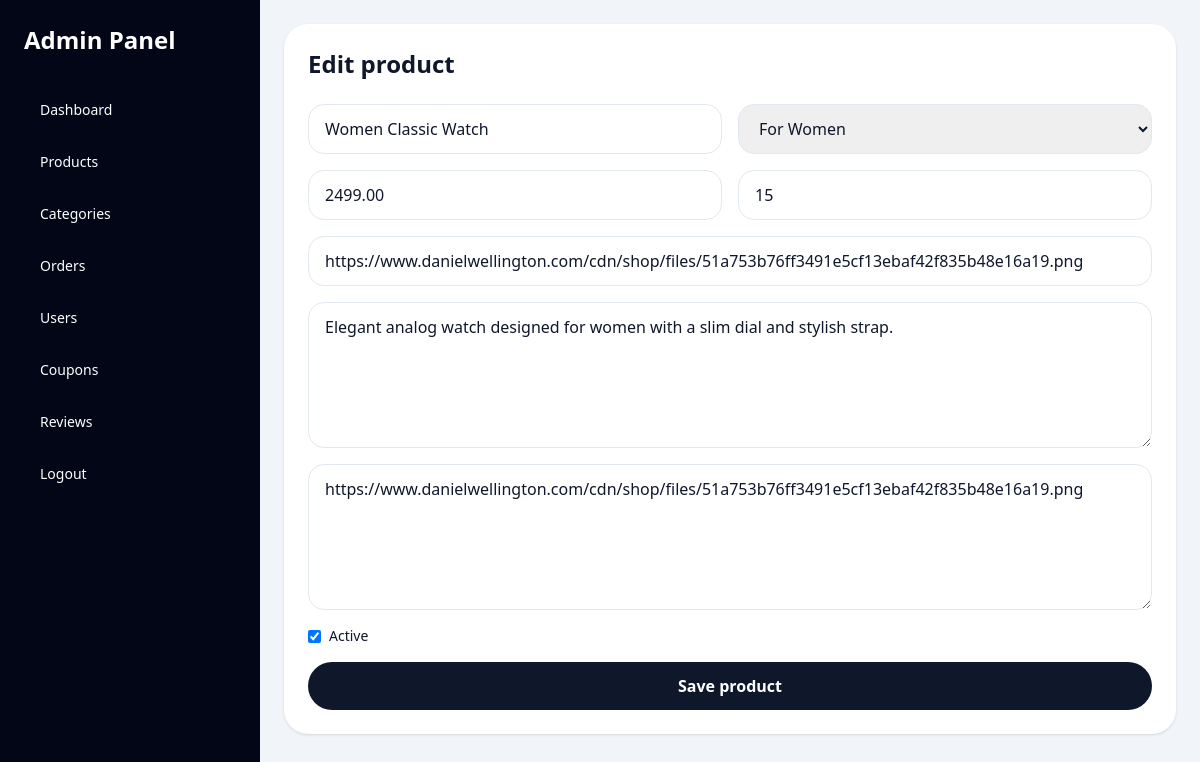
Page /admin/product_form.php?id=1 (signed in) on the committed database.
### tables this page shows
CREATE TABLE IF NOT EXISTS products (
  id INT UNSIGNED AUTO_INCREMENT PRIMARY KEY,
  name VARCHAR(190) NOT NULL,
  description TEXT DEFAULT NULL,
  category_id INT UNSIGNED DEFAULT NULL,
  price DECIMAL(10,2) NOT NULL,
  stock INT UNSIGNED NOT NULL DEFAULT 0,
  image VARCHAR(255) DEFAULT NULL,
  is_active TINYINT(1) NOT NULL DEFAULT 1,
  created_at TIMESTAMP NOT NULL DEFAULT CURRENT_TIMESTAMP,
  KEY idx_products_category (category_id),
  KEY idx_products_active (is_active),
  CONSTRAINT chk_products_price_non_negative CHECK (price >= 0),
  CONSTRAINT fk_products_category
    FOREIGN KEY (category_id) REFERENCES categories(id) ON DELETE SET NULL
);

CREATE TABLE IF NOT EXISTS categories (
  id INT UNSIGNED AUTO_INCREMENT PRIMARY KEY,
  name VARCHAR(120) NOT NULL,
  image VARCHAR(255) DEFAULT NULL,
  created_at TIMESTAMP NOT NULL DEFAULT CURRENT_TIMESTAMP,
  UNIQUE KEY uq_categories_name (name)
);

CREATE TABLE IF NOT EXISTS product_images (
  id INT UNSIGNED AUTO_INCREMENT PRIMARY KEY,
  product_id INT UNSIGNED NOT NULL,
  image_url VARCHAR(255) NOT NULL,
  sort_order INT UNSIGNED NOT NULL DEFAULT 0,
  KEY idx_product_images_product (product_id),
  CONSTRAINT fk_product_images_product
    FOREIGN KEY (product_id) REFERENCES products(id) ON DELETE CASCADE
);

### config/database.php (called while the page is built, shortened)
<?php
function db(): PDO
{
    static $pdo = null;
    if ($pdo instanceof PDO) {
        return $pdo;
    }
    $pdo = new PDO(
        'mysql:host=' . DB_HOST . ';dbname=' . DB_NAME . ';charset=utf8mb4',
        DB_USER,
        DB_PASS,
        [
            PDO::ATTR_ERRMODE => PDO::ERRMODE_EXCEPTION,
            PDO::ATTR_DEFAULT_FETCH_MODE => PDO::FETCH_ASSOC,
        ]
    );
    return $pdo;
}

### models/BaseModel.php (called while the page is built, shortened)
<?php
abstract class BaseModel
{
    public function __construct()
    {
        $this->pdo = db();
    }
}

### models/ProductModel.php (called while the page is built, shortened)
<?php
class ProductModel extends BaseModel
{
    public function find(int $id): ?array
    {
        $stmt = $this->pdo->prepare(
            'SELECT p.*, c.name AS category_name,
                    COALESCE(AVG(r.rating), 0) AS avg_rating,
                    COUNT(r.id) AS review_count
             FROM products p
             LEFT JOIN categories c ON c.id = p.category_id
             LEFT JOIN reviews r ON r.product_id = p.id
             WHERE p.id = :id
             GROUP BY p.id
             LIMIT 1'
        );
        $stmt->execute(['id' => $id]);
        $product = $stmt->fetch();
        $product['images'] = $this->images($id);
        return $product;
    }
    public function images(int $productId): array
    {
        $stmt = $this->pdo->prepare(
            'SELECT * FROM product_images WHERE product_id = :product_id ORDER BY sort_order ASC, id ASC'
        );
        $stmt->execute(['product_id' => $productId]);
        return $stmt->fetchAll();
    }
}

### config/bootstrap.php (called while the page is built, shortened)
<?php
require_once __DIR__ . '/database.php';
require_once __DIR__ . '/../models/BaseModel.php';
require_once __DIR__ . '/../models/CategoryModel.php';
require_once __DIR__ . '/../models/ProductModel.php';
function e(null|string|int|float $value): string
{
    return htmlspecialchars((string) $value, ENT_QUOTES, 'UTF-8');
}

### models/CategoryModel.php (called while the page is built, shortened)
<?php
class CategoryModel extends BaseModel
{
    public function all(): array
    {
        return $this->pdo->query(
            'SELECT c.*, COUNT(p.id) AS product_count
             FROM categories c
             LEFT JOIN products p ON p.category_id = c.id
             GROUP BY c.id
             ORDER BY c.name ASC'
        )->fetchAll();
    }
}

### admin/product_form.php (the view, shortened to what this page needs)
<?php
require_once __DIR__ . '/../config/bootstrap.php';
$productModel = new ProductModel();
$categoryModel = new CategoryModel();
$product = isset($_GET['id']) ? $productModel->find((int) $_GET['id']) : null;
$categories = $categoryModel->all();
require __DIR__ . '/partials/header.php';
?>
<div class="rounded-3xl bg-white p-6 shadow">
    <h1 class="text-2xl font-bold"><?= $product ? 'Edit product' : 'Add product'; ?></h1>
    <form action="" method="post" class="mt-6 grid gap-4 lg:grid-cols-2">
        <input class="rounded-2xl border border-slate-200 px-4 py-3" type="text" name="name" value="<?= e((string) ($product['name'] ?? '')); ?>" placeholder="Product name" required>
        <select class="rounded-2xl border border-slate-200 px-4 py-3" name="category_id">
            <?php foreach ($categories as $category): ?>
                <option value="<?= (int) $category['id']; ?>" <?= (int) ($product['category_id'] ?? 0) === (int) $category['id'] ? 'selected' : ''; ?>><?= e($category['name']); ?></option>
            <?php endforeach; ?>
        </select>
        <input class="rounded-2xl border border-slate-200 px-4 py-3" type="number" step="0.01" name="price" value="<?= e((string) ($product['price'] ?? '0')); ?>" placeholder="Price" required>
        <input class="rounded-2xl border border-slate-200 px-4 py-3" type="number" name="stock" value="<?= e((string) ($product['stock'] ?? '0')); ?>" placeholder="Stock" required>
        <input class="rounded-2xl border border-slate-200 px-4 py-3 lg:col-span-2" type="text" name="image" value="<?= e((string) ($product['image'] ?? '')); ?>" placeholder="Primary image URL or local asset path">
        <textarea class="rounded-2xl border border-slate-200 px-4 py-3 lg:col-span-2" name="description" rows="5" placeholder="Description"><?= e((string) ($product['description'] ?? '')); ?></textarea>
        <textarea class="rounded-2xl border border-slate-200 px-4 py-3 lg:col-span-2" name="gallery" rows="5" placeholder="One gallery image URL per line"><?php
            if (!empty($product['images'])) {
                echo e(implode(PHP_EOL, array_map(static fn(array $image): string => (string) $image['image_url'], $product['images'])));
            }
        ?></textarea>
        <label class="flex items-center gap-2 text-sm lg:col-span-2"><input type="checkbox" name="is_active" value="1" <?= !isset($product['is_active']) || (int) $product['is_active'] === 1 ? 'checked' : ''; ?>> Active</label>
        <button class="rounded-full bg-slate-900 px-5 py-3 font-semibold text-white lg:col-span-2" type="submit">Save product</button>
    </form>
</div>
<?php require __DIR__ . '/partials/footer.php'; ?>

### rows in the picture
products: name "Women Classic Watch", category_id "For Women", price "2499.00", stock "15", image "https://www.danielwellington.com/cdn/shop/files/51a753b76ff3491e5cf13ebaf42f835b48e16a19.png", description "Elegant analog watch designed for women with a slim dial and stylish strap.", is_active "☑"
product_images: gallery "https://www.danielwellington.com/cdn/shop/files/51a753b76ff3491e5cf13ebaf42f835b48e16a19.png"
